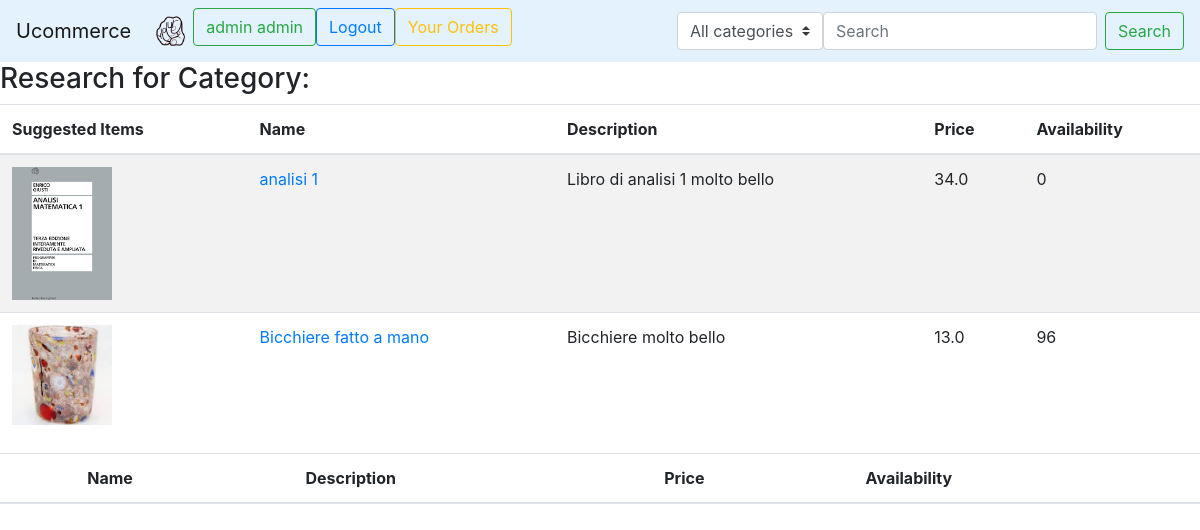
Screenshot of /search/ (signed in) with the database file from the repository.
### user_management/models.py (models this page shows, shortened)
class CustomUser(AbstractBaseUser):
    email = models.EmailField(verbose_name="email", max_length=70, unique=True)
    username = models.CharField(max_length=30, unique=True)
    image = models.ImageField(upload_to='profile_image', default='/None/default_picture.png')
    date_joined = models.DateTimeField(verbose_name='date joined', auto_now_add=True)
    last_login = models.DateTimeField(verbose_name='last login', auto_now=True)
    is_admin = models.BooleanField(default=False)
    is_active = models.BooleanField(default=True)
    is_staff = models.BooleanField(default=False)
    is_superuser = models.BooleanField(default=False)
    first_name = models.CharField(max_length=30, default=None)
    last_name = models.CharField(max_length=30, default=None)
    is_vendor = models.BooleanField(default=False)
    USERNAME_FIELD = 'email'
    REQUIRED_FIELDS = ['username', 'first_name', 'last_name']  # required field other than email
    objects = CustomAccountManager()

### product_management/models.py (models this page shows)
class Product(models.Model):
    id = models.AutoField(primary_key=True)
    name = models.CharField(max_length=50)
    image = models.ImageField(upload_to='product_images/')
    price = models.FloatField(validators=[MinValueValidator(0.0001)])
    description = models.TextField(max_length=500)
    quantity = models.PositiveIntegerField(default=1)
    shipment = models.FloatField(default=0, validators=[MinValueValidator(0)])
    producer = models.ForeignKey(CustomUser, on_delete=models.CASCADE)
    category = models.ForeignKey(MyCategory,on_delete=models.PROTECT)

### ecommerce/views.py (the view, shortened to what this page needs)
# urls.py: path('search/',views.get_search, name="search"),
def get_search(request):
    context = {}
    items = []
    if(request.user.is_authenticated):
        suggested_items = get_similary_items(request.user.id)
        if(suggested_items):
            for element in suggested_items:
                items.append(Product.objects.get(id=element))
    context['suggested_items'] = items
    return render(request, 'search.html', context)

### ecommerce/views.py (called while the page is built)
def jaccard(im1, im2):
    im1 = np.asarray(im1).astype(np.bool)
    im2 = np.asarray(im2).astype(np.bool)
    if im1.shape != im2.shape:
        raise ValueError("Shape mismatch: im1 and im2 must have the same shape.")
    intersection = np.logical_and(im1, im2)
    union = np.logical_or(im1, im2)
    return intersection.sum() / float(union.sum())

### templates/search.html (shortened to what this page needs)
{% extends 'base.html' %}
{% block content %}
    <h3>Research for {{ request.POST.query }} Category: {{ request.POST.category }}</h3>
    {% if  suggested_items%}
        <table class="table table-striped">
      <thead>
        <tr>
          <th scope="col">Suggested Items</th>
          <th scope="col">Name</th>
          <th scope="col">Description</th>
          <th scope="col">Price</th>
          <th scope ="col">Availability</th>
        </tr>
      </thead>
      <tbody>
          {% for product in suggested_items %}
       <tr>
          <td scope="col"><img width="100" height="70" class="img-fluid" src="{{ product.image.url }}"></td>
          <td scope="col"> <a href="{% url 'product_management:product_detail' product.id %}">{{ product.name }}</a></td>
          <td scope="col">{{ product.description }}</td>
          <td scope="col">{{ product.price }}</td>
          <td scope ="col">{{ product.quantity }}</td>
       </tr>
      {% endfor %}
      </tbody>
    </table>
    {% endif %}
    <table class="table table-striped">
      <thead>
        <tr>
          <th scope="col"></th>
          <th scope="col">Name</th>
          <th scope="col">Description</th>
          <th scope="col">Price</th>
          <th scope ="col">Availability</th>
        </tr>
      </thead>
    </table>
{% endblock %}

### templates/base.html (shortened to what this page needs)
<!doctype html>
<html lang="en">
  <head>
    <link rel="stylesheet" href="https://maxcdn.bootstrapcdn.com/bootstrap/4.0.0/css/bootstrap.min.css">
  </head>
  <body>
    <nav class="navbar navbar-expand-lg navbar-light " style="background-color: #e3f2fd;">
        <a class="navbar-brand" href="#">Ucommerce</a>
        <div class="collapse navbar-collapse" id="navbarSupportedContent">
            <ul class="navbar-nav mr-auto">
                <li class="nav-item active">
                    <a class="nav-link" href="{% url 'home' %}"><img src="/static/images/logo.png" width="30" height="30" class="d-inline-block align-top" alt=""> </a>
                </li>
                {% if not request.user.is_authenticated %}
                    <li>
                        <a  class="btn btn-outline-success"  href="{% url 'user_management:login' %}">
                            Login
                        </a>
                    </li>
                    <li>
                        <a type="button" class="btn btn-outline-primary" href="{% url 'user_management:signup' %}">
                            Register
                        </a>
                    </li>
                {%else %}
                    <li>
                    <a  class="btn btn-outline-success"  href=" {% url 'user_management:account' %}">
                        {{ user.first_name }} {{ user.last_name }}
                    </a>
                    </li>
                    <li>
                        <a type="button" class="btn btn-outline-primary" href="{% url 'user_management:logout' %}">
                            Logout
                        </a>
                    </li>
                   <li>
                    <a type="button" class="btn btn-outline-warning" href="{% url 'sales:user_orders' %}">
                            Your Orders
                        </a>
                    </li>
                {% endif %}
            </ul>
            <form class="form-inline my-2 my-lg-0" action="{% url 'search' %}"  method="POST" > {% csrf_token %}
                <div class="form-group-inline">
                    <select class="custom-select" id="category" name="category">
                     <option value="all">All categories</option>
                    </select>
                </div>
                <input class="form-control mr-sm-2" name="query" type="search" placeholder="Search" aria-label="Search">
                <button class="btn btn-outline-success my-2 my-sm-0" type="submit">Search</button>
            </form>
          </div>
    </nav>
    {% block content %}
    {% endblock %}
  </body>
</html>

### rows the page displays
CustomUser: first_name "admin", last_name "admin"
Product: image (picture), name "analisi 1", description "Libro di analisi 1 molto bello", price "34.0", quantity "0"
Product: image (picture), name "Bicchiere fatto a mano", description "Bicchiere molto bello", price "13.0", quantity "96"
